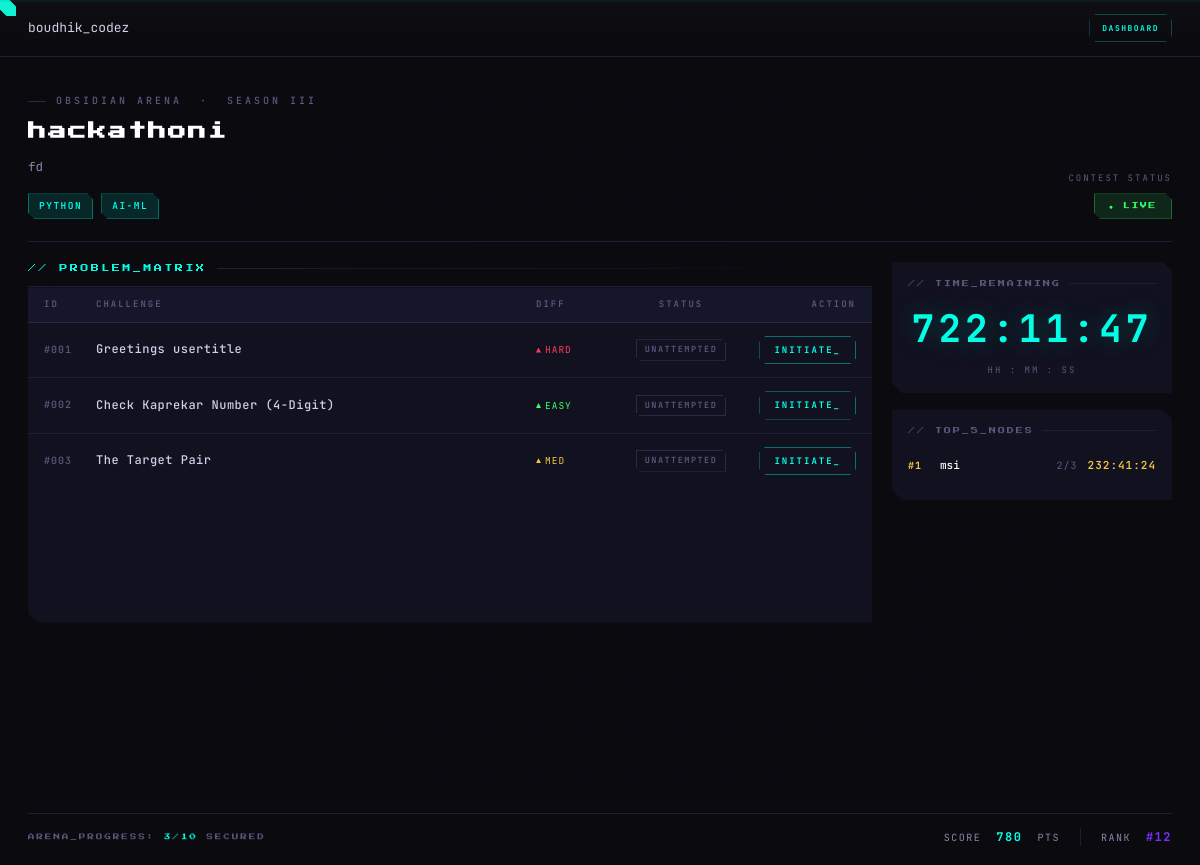
/contest/5/lobby/ (signed in), run on the app's committed database.
### home/models.py (models this page shows, shortened)
class Contest(models.Model):
    name = models.CharField(max_length=200)
    description = models.TextField()
    start_time = models.DateTimeField()
    end_time = models.DateTimeField()
    passkey = models.CharField(max_length=50, blank=True, null=True)
    tags = models.CharField(max_length=200, blank=True, help_text="Comma-separated tags (e.g. AI, WEB, DSA)")
    prize = models.CharField(max_length=100, blank=True, help_text="Prize pool info")
    penalty_minutes = models.IntegerField(default=10, help_text="Penalty in minutes added per wrong submission")
    problems = models.ManyToManyField(Problem, through='ContestProblem', related_name='contests')

class ContestProblem(models.Model):
    DIFFICULTY_CHOICES = [
        ('EASY', 'Easy'),
        ('MEDIUM', 'Medium'),
        ('HARD', 'Hard'),
    ]
    contest = models.ForeignKey(Contest, on_delete=models.CASCADE)
    problem = models.ForeignKey(Problem, on_delete=models.CASCADE)
    points = models.IntegerField(default=10)
    difficulty = models.CharField(max_length=10, choices=DIFFICULTY_CHOICES, default='EASY')
    class Meta:
        unique_together = ('contest', 'problem')

class Problem(models.Model):
    title = models.CharField(max_length=200)
    statement = models.TextField()
    input_format = models.TextField()
    output_format = models.TextField()
    constraints = models.TextField()
    is_special_judge = models.BooleanField(default=False,
                                           help_text="Check output via custom logic rather than exact match")
    special_judge_script = models.TextField(blank=True, null=True, help_text="Python script to validate output")
    allowed_languages = models.ManyToManyField(Language, related_name='problems')

### home/views.py (the view)
# urls.py: path('contest/<int:contest_id>/lobby/', views.contest_lobby, name='contest_lobby'),
@login_required
def contest_lobby(request, contest_id):
    contest = get_object_or_404(Contest, id=contest_id)
    now = timezone.now()
    is_live = contest.start_time <= now <= contest.end_time
    is_archived = now > contest.end_time
    time_remaining = (contest.end_time - now).total_seconds()
    blackout_active = is_live and (0 < time_remaining <= 600)
    problems = ContestProblem.objects.filter(contest=contest).select_related('problem')
    total_problems = problems.count()
    tags = []
    if contest.tags:
        tags = [t.strip() for t in contest.tags.split(',') if t.strip()]
    leaderboard = []
    try:
        all_subs = Submission.objects.filter(contest=contest).select_related('user', 'problem')
        user_data = {}
        for sub in all_subs:
            uid = sub.user.id
            username = sub.user.username
            pid = sub.problem.id
            if uid not in user_data:
                user_data[uid] = {
                    'user_id': uid,
                    'username': username,
                    'problems': {}
                }
            prob_dict = user_data[uid]['problems']
            if pid not in prob_dict:
                prob_dict[pid] = {
                    'score': sub.score_awarded or 0.0,
                    'time_taken': sub.total_time_taken or 0.0,
                    'is_accepted': sub.is_accepted
                }
            else:
                current_best = prob_dict[pid]
                sub_score = sub.score_awarded or 0.0
                sub_time = sub.total_time_taken or 0.0
                if (sub_score > current_best['score']) or \
                   (sub_score == current_best['score'] and sub_time < current_best['time_taken']):
                    prob_dict[pid] = {
                        'score': sub_score,
                        'time_taken': sub_time,
                        'is_accepted': sub.is_accepted or current_best['is_accepted']
                    }
        for uid, uinfo in user_data.items():
            solved_count = sum(1 for p in uinfo['problems'].values() if p['is_accepted'])
            total_score = sum(p['score'] for p in uinfo['problems'].values())
            total_time = sum(p['time_taken'] for p in uinfo['problems'].values())
            def fmt(mins):
                if mins <= 0:
                    return '00:00:00'
                secs = int(mins * 60)
                h = secs // 3600
                m = (secs % 3600) // 60
                s = secs % 60
                return f"{h}:{str(m).zfill(2)}:{str(s).zfill(2)}"
            leaderboard.append({
                'user_id': uid,
                'username': uinfo['username'],
                'solved': solved_count,
                'score': total_score,
                'time_taken': total_time,
                'time_taken_str': fmt(total_time),
            })
        leaderboard.sort(key=lambda r: (-r['solved'], -r['score'], r['time_taken']))
        solved_problems = list(Submission.objects.filter(
            user=request.user, contest=contest, is_accepted=True
        ).values_list('problem__id', flat=True).distinct()) if request.user.is_authenticated else []
    except OperationalError:
        import datetime
        now = timezone.now()
        leaderboard = [
            {'user_id': 1, 'username': 'cipher_null', 'solved': 7, 'time_taken': 2*3600+14*60+55, 'time_taken_str': '2:14:55'},
            {'user_id': 2, 'username': 'voidwalker_x', 'solved': 6, 'time_taken': 3*3600+5*60+12, 'time_taken_str': '3:05:12'},
            {'user_id': 3, 'username': 'obsidian_dev', 'solved': 5, 'time_taken': 4*3600+22*60+8, 'time_taken_str': '4:22:08'},
        ]
        solved_problems = []
    context = {
        'contest': contest,
        'problems': problems,
        'is_live': is_live,
        'is_archived': is_archived,
        'blackout_active': blackout_active,
        'time_remaining': int(time_remaining) if time_remaining > 0 else 0,
        'contest_end_unix': int(contest.end_time.timestamp()),
        'total_problems': total_problems,
        'solved_problems': solved_problems,
        'leaderboard': leaderboard,
        'tags': tags,
    }
    return render(request, 'home/contest_lobby.html', context)

### home/templates/home/contest_lobby.html (shortened to what this page needs)
{% extends "home/base.html" %}
{% block content %}
<nav>
  <div class="nav-left">
    {% if user.is_authenticated %}
      <div class="nav-username-left">{{ user.username }}</div>
    {% endif %}
  </div>
  <div class="nav-right">
    <a href="{% url 'dashboard' %}"><button class="nav-cta">Dashboard</button></a>
  </div>
</nav>
<div class="lobby">
  <header class="lobby-header">
    <div class="header-left">
      <div class="header-eyebrow">OBSIDIAN ARENA &nbsp;·&nbsp; Season III</div>
      <h1 class="header-title">
        {{ contest.name|default:"NETHER FORGE" }} &nbsp;
      </h1>
      <p class="header-desc">
        {{ contest.description|default:"No description available." }}
      </p>
      <div class="header-badges">
        {% for tag in tags %}
          <span class="badge badge-cyan">{{ tag|upper }}</span>
        {% empty %}
          <span class="badge badge-gray">[GENERAL]</span>
        {% endfor %}
      </div>
    </div>
    <div class="header-status">
      <span class="status-label">Contest Status</span>
      <span class="status-pill status-live">● LIVE</span>
    </div>
  </header>
  <div class="lobby-main">
    <div class="panel-left">
      <div class="panel-heading">// PROBLEM_MATRIX</div>
      <div class="problem-matrix">
        <div class="matrix-head">
          <span class="matrix-head-cell">ID</span>
          <span class="matrix-head-cell">Challenge</span>
          <span class="matrix-head-cell p-diff-cell">Diff</span>
          <span class="matrix-head-cell center">Status</span>
          <span class="matrix-head-cell right">Action</span>
        </div>
          <div class="matrix-body" id="problemBody">
            {% if problems %}
              {% for cp in problems %}
                {% with p=cp.problem %}
                <div class="p-row {% if p.id in solved_problems %}solved{% elif cp.points == 0 %}locked{% endif %}">
                  <span class="p-id">#{{ forloop.counter|stringformat:"03d" }}</span>
                  <span class="p-name">{{ p.title }}</span>
                  <div class="p-diff-cell">
                    <div class="p-diff {% if cp.difficulty == 'HARD' %}diff-hard{% elif cp.difficulty == 'MEDIUM' %}diff-medium{% else %}diff-easy{% endif %}">
                      <span class="diff-pip"></span>
                      <span class="diff-label">{% if cp.difficulty == 'MEDIUM' %}MED{% else %}{{ cp.difficulty|default:"EASY" }}{% endif %}</span>
                    </div>
                  </div>
                  <div class="p-status"><span class="status-tag {% if p.id in solved_problems %}tag-solved{% else %}tag-unattempted{% endif %}">{% if p.id in solved_problems %}SOLVED{% else %}UNATTEMPTED{% endif %}</span></div>
                  <div class="p-action">
                    {% if p.id in solved_problems %}
                      <a href="{% url 'problem_ide' contest.id p.id %}" class="btn-initiate">REVIEW_</a>
                    {% else %}
                      <a href="{% url 'problem_ide' contest.id p.id %}" class="btn-initiate">INITIATE_</a>
                    {% endif %}
                  </div>
                </div>
                {% endwith %}
              {% endfor %}
            {% else %}
              <div style="padding:18px;color:var(--text-mid);">No problems in this contest.</div>
            {% endif %}
        </div>
      </div>
    </div>
    <div class="panel-right" id="telemetryPanel">
      <div class="telem-card">
        <div class="corner-tr"></div>
        <div class="telem-label">// TIME_REMAINING</div>
        <div class="timer-display" id="timerDisplay">02:14:55</div>
        <div class="timer-sub">HH : MM : SS</div>
      </div>
      <div class="telem-card">
        <div class="corner-tr"></div>
        <div class="telem-label">// TOP_5_NODES</div>
        <div class="leaderboard-list">
          {% if leaderboard %}
            {% for entry in leaderboard %}
              <div class="lb-row">
                <span class="lb-rank {% if forloop.first %}gold{% elif forloop.counter == 2 %}silver{% elif forloop.counter == 3 %}bronze{% endif %}">#{{ forloop.counter }}</span>
                <span class="lb-name">{{ entry.username }}</span>
                <span class="lb-solved">{{ entry.solved }}/{{ total_problems }}</span>
                <span class="lb-pts">{{ entry.time_taken_str }}</span>
              </div>
            {% endfor %}
          {% else %}
            <div style="padding:10px;color:var(--text-mid)">No leaderboard data yet.</div>
          {% endif %}
        </div>
      </div>
    </div>
  </div>
  <div class="lobby-hud">
    <span class="hud-label">
      ARENA_PROGRESS: <span id="hudFraction">3/10</span> SECURED
    </span>
    <div class="hud-right">
      <div class="hud-score-box">
        SCORE &nbsp;<strong id="hudScore">780</strong>&nbsp; PTS
      </div>
      <div class="hud-score-box">
        RANK &nbsp;<strong style="color:var(--purple);">#12</strong>
      </div>
    </div>
  </div>
</div>
{% endblock %}

### home/static/home/css/style.css (style rules this page uses)
:root { --obsidian: #0a0a0f; --deep: #0d0d1a; --surface: #111120; --card: #16162a; --border: #2a2a4a; --cyan: #00ffe5; --cyan-dim: #00ffe540; --purple: #7b2fff; --purple-dim: #7b2fff30; --lava: #ff5c1a; --green: #39ff14; --white: #e8e8ff; --muted: #6b6b9a; --pixel: 4px; }
* { margin: 0; padding: 0; box-sizing: border-box; }
html { scroll-behavior: smooth; }
body { background: var(--obsidian); color: var(--white); font-family: 'JetBrains Mono', monospace; overflow-x: hidden; cursor: none; }
nav { position: fixed; top: 0; width: 100%; padding: 0 48px; height: 68px; display: flex; align-items: center; justify-content: space-between; background: rgba(8, 8, 14, 0.62); backdrop-filter: blur(24px) saturate(180%); -webkit-backdrop-filter: blur(24px) saturate(180%); border-bottom: 1px solid rgba(123, 47, 255, 0.18); z-index: 1000; box-shadow: 0 1px 0 rgba(0, 229, 204, 0.04); }
.nav-left { display: flex; align-items: center; gap: 48px; }
.nav-right { display: flex; align-items: center; gap: 4px; }
.nav-cta { font-family: 'Press Start 2P', monospace; font-size: 8px; background: var(--purple); color: white; padding: 10px 18px; border: none; cursor: none; text-transform: uppercase; letter-spacing: 1px; clip-path: polygon(0 0, calc(100% - 8px) 0, 100% 8px, 100% 100%, 8px 100%, 0 calc(100% - 8px)); transition: all 0.2s; box-shadow: 0 0 20px rgba(123, 47, 255, 0.3); }
.lb-row { display: grid; grid-template-columns: 60px 1fr auto auto; align-items: center; padding: 20px 28px; border-bottom: 1px solid var(--border); transition: background 0.2s; gap: 16px; }
.lb-row:last-child { border-bottom: none; }

### data on the page
Contest: name "hackathoni", description "fd"
ContestProblem: problem "Greetings usertitle", difficulty "HARD"
ContestProblem: problem "Check Kaprekar Number (4-Digit)", difficulty "EASY"
ContestProblem: problem "The Target Pair", difficulty "MED"

### other printed values
{{ user.username }} "boudhik_codez"
{{ tag|upper }} "PYTHON" "AI-ML"
{{ entry.username }} "msi"
{{ entry.solved }} "2"
{{ total_problems }} "3"
{{ entry.time_taken_str }} "232:41:24"
